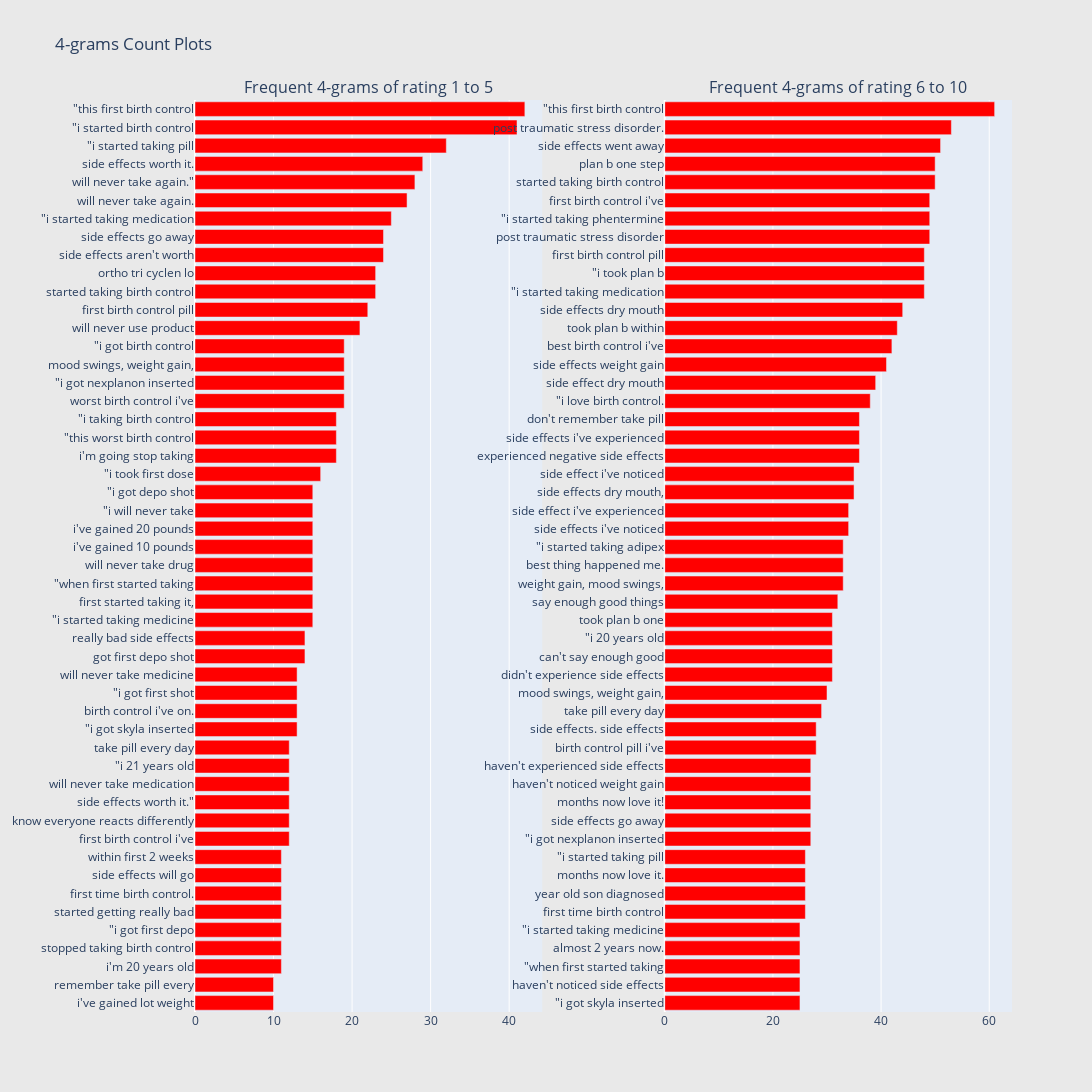

The notebook cell saved with this chart:
### Code cell
fig = tools.make_subplots(rows=1, cols=2, vertical_spacing=0.04,horizontal_spacing=0.15,
                          subplot_titles=["Frequent 4-grams of rating 1 to 5", 
                                          "Frequent 4-grams of rating 6 to 10"])
fig.append_trace(trace1, 1, 1)
fig.append_trace(trace2, 1, 2)
fig['layout'].update(height=1200, width=1600, paper_bgcolor='rgb(233,233,233)', title="4-grams Count Plots")
py.iplot(fig, filename='word-plots')

### Figure 1 — Plotly figure (JSON) as saved in the notebook; plotly's stock layout.template omitted (floating-point values rounded to 4 significant figures)
{"data": [{"marker": {"color": "red"}, "orientation": "h", "showlegend": false, "type": "bar", "x": [10, 10, 11, 11, 11, 11, 11, 11, 11, 12, 12, 12, 12, 12, 12, 13, 13, 13, 13, 14, 14, 15, 15, 15, 15, 15, 15, 15, 15, 16, 18, 18, 18, 19, 19, 19, 19, 21, 22, 23, 23, 24, 24, 25, 27, 28, 29, 32, 41, 42], "xaxis": "x", "y": ["i&#039;ve gained lot weight", "remember take pill every", "i&#039;m 20 years old", "stopped taking birth control", "\"i got first depo", "started getting really bad", "first time birth control.", "side effects will go", "within first 2 weeks", "first birth control i&#039;ve", "know everyone reacts differently", "side effects worth it.\"", "will never take medication", "\"i 21 years old", "take pill every day", "\"i got skyla inserted", "birth control i&#039;ve on.", "\"i got first shot", "will never take medicine", "got first depo shot", "really bad side effects", "\"i started taking medicine", "first started taking it,", "\"when first started taking", "will never take drug", "i&#039;ve gained 10 pounds", "i&#039;ve gained 20 pounds", "\"i will never take", "\"i got depo shot", "\"i took first dose", "i&#039;m going stop taking", "\"this worst birth control", "\"i taking birth control", "worst birth control i&#039;ve", "\"i got nexplanon inserted", "mood swings, weight gain,", "\"i got birth control", "will never use product", "first birth control pill", "started taking birth control", "ortho tri cyclen lo", "side effects aren&#039;t worth", "side effects go away", "\"i started taking medication", "will never take again.", "will never take again.\"", "side effects worth it.", "\"i started taking pill", "\"i started birth control", "\"this first birth control"], "yaxis": "y"}, {"marker": {"color": "red"}, "orientation": "h", "showlegend": false, "type": "bar", "x": [25, 25, 25, 25, 25, 26, 26, 26, 26, 27, 27, 27, 27, 27, 28, 28, 29, 30, 31, 31, 31, 31, 32, 33, 33, 33, 34, 34, 35, 35, 36, 36, 36, 38, 39, 41, 42, 43, 44, 48, 48, 48, 49, 49, 49, 50, 50, 51, 53, 61], "xaxis": "x2", "y": ["\"i got skyla inserted", "haven&#039;t noticed side effects", "\"when first started taking", "almost 2 years now.", "\"i started taking medicine", "first time birth control", "year old son diagnosed", "months now love it.", "\"i started taking pill", "\"i got nexplanon inserted", "side effects go away", "months now love it!", "haven&#039;t noticed weight gain", "haven&#039;t experienced side effects", "birth control pill i&#039;ve", "side effects. side effects", "take pill every day", "mood swings, weight gain,", "didn&#039;t experience side effects", "can&#039;t say enough good", "\"i 20 years old", "took plan b one", "say enough good things", "weight gain, mood swings,", "best thing happened me.", "\"i started taking adipex", "side effects i&#039;ve noticed", "side effect i&#039;ve experienced", "side effects dry mouth,", "side effect i&#039;ve noticed", "experienced negative side effects", "side effects i&#039;ve experienced", "don&#039;t remember take pill", "\"i love birth control.", "side effect dry mouth", "side effects weight gain", "best birth control i&#039;ve", "took plan b within", "side effects dry mouth", "\"i started taking medication", "\"i took plan b", "first birth control pill", "post traumatic stress disorder", "\"i started taking phentermine", "first birth control i&#039;ve", "started taking birth control", "plan b one step", "side effects went away", "post traumatic stress disorder.", "\"this first birth control"], "yaxis": "y2"}], "layout": {"annotations": [{"font": {"size": 16}, "showarrow": false, "text": "Frequent 4-grams of rating 1 to 5", "x": 0.2125, "xanchor": "center", "xref": "paper", "y": 1, "yanchor": "bottom", "yref": "paper"}, {"font": {"size": 16}, "showarrow": false, "text": "Frequent 4-grams of rating 6 to 10", "x": 0.7875, "xanchor": "center", "xref": "paper", "y": 1, "yanchor": "bottom", "yref": "paper"}], "height": 1200, "paper_bgcolor": "rgb(233,233,233)", "title": {"text": "4-grams Count Plots"}, "width": 1600, "xaxis": {"anchor": "y", "domain": [0, 0.425]}, "xaxis2": {"anchor": "y2", "domain": [0.575, 1]}, "yaxis": {"anchor": "x", "domain": [0, 1]}, "yaxis2": {"anchor": "x2", "domain": [0, 1]}}}
